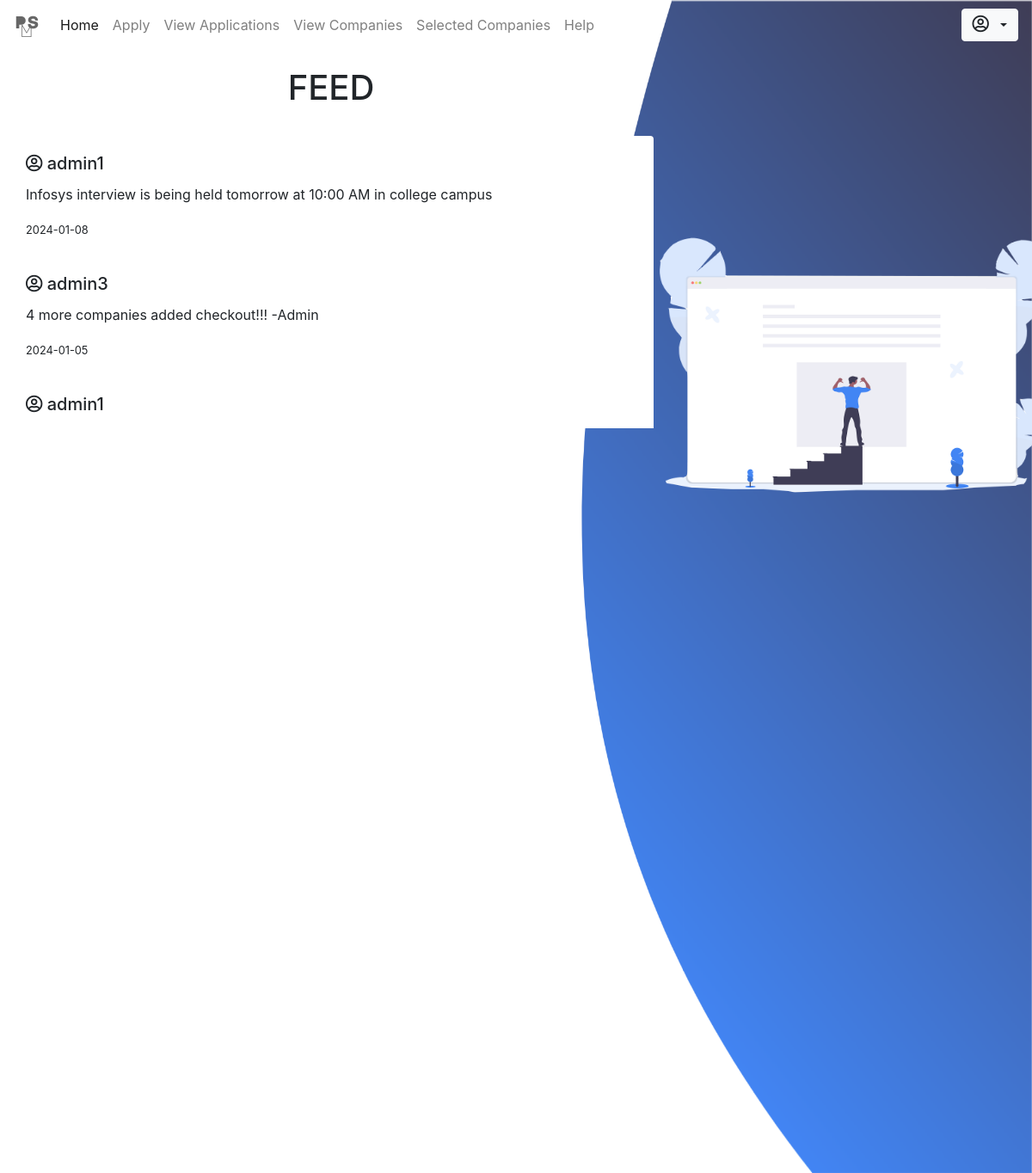
Page /student/index.php on the committed database.
### tables this page shows
CREATE TABLE IF NOT EXISTS `feed` (
  `id` int(255) NOT NULL AUTO_INCREMENT,
  `user` varchar(100) DEFAULT NULL,
  `message` text,
  `date` date DEFAULT NULL,
  `time` time NOT NULL,
  PRIMARY KEY (`id`)
);

### student/index.php (the view, shortened to what this page needs)
<!DOCTYPE html>
<html lang="en">
<head>
    <link rel="stylesheet" type="text/css" href="css/index.css">
    <?php include_once 'includes/head.php' ?>
</head>
<body>
    <div>
    	<img id="img2" src="../images/feedicon.png" width="550px" style="position: absolute; position: fixed; z-index: 1; margin-left: 60%; margin-top: 18vh;">
    </div>
    <img src="../images/feed.png" id="img1" style="position: fixed;">
    	<?php include_once 'includes/nav.php' ?>
    <div class="content" style="margin-top: 20px; margin-left: 10px;">
    	<h1 class="form-row justify-content-center">FEED</h1> <br>
    	<div class="pre-scrollable" style="width: 750px; height: 400px; scroll-behavior: auto;">
         <div style="max-height: 90vh;">
             <div class="card" style="border: none;">
          <div class="card-body">
            <?php
                $sql = "select * from feed order by date desc, time desc;";
                $res = mysqli_query($conn, $sql);
                $rescheck = mysqli_num_rows($res);
                if ($rescheck > 0) {
                    while ($row = mysqli_fetch_assoc($res)) {
                        ?>
                        <h5 class="card-title"><i class="far fa-user-circle"></i>&nbsp;<?php echo $row['user']; ?></h5>
                        <p class="card-text"><?php echo $row['message']; ?></p>
                        <p><small><?php echo $row['date']; ?></small></p> <br>
                        <?php
                    }
                }
            ?>
          </div>
        </div>
        </div>
        </div>
    </div>
</body>
</html>

### student/css/index.css (style rules this page uses)
#img1 { position: absolute; height: 100vh; width: 100%; position: fixed; }
#img1,.content { position: absolute; }
#img2 { z-index: 0; }

### rows in the picture
feed: user "admin1", message "Infosys interview is being held tomorrow at 10:00 AM in college campus", date "2024-01-08"
feed: user "admin3", message "4 more companies added checkout!!! -Admin", date "2024-01-05"
feed: user "admin1"
